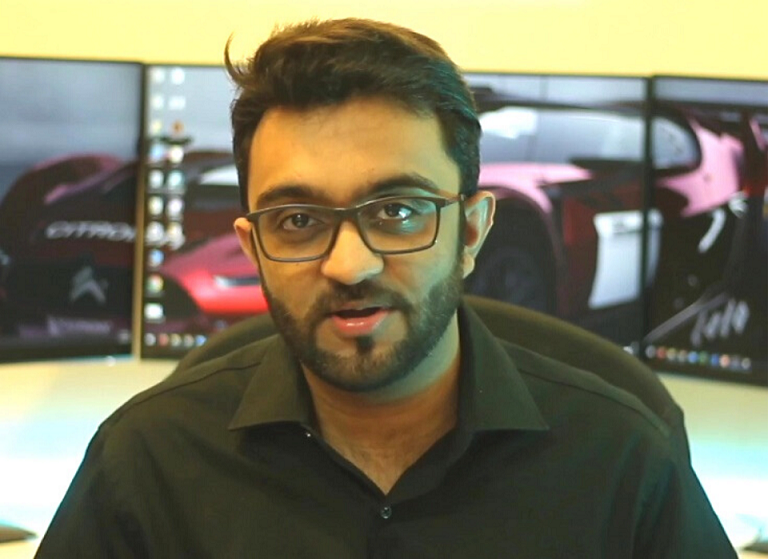
//> input picture Resources/test.png, 768 x 559 px
$ ./matchTemplate_normalize   (built with g++ and OpenCV 4)
//> lines starting //> are read from the running program, lines starting //| are printed output that depends on the picture; after the words box and inside, x2 and y2 are one past the last pixel; in counts of white or black regions, pixels touching at a corner belong together
#include<opencv2/opencv.hpp>
#include<iostream>
#include<vector>

#define WINDOW_NAME1 "原图"
#define WINDOW_NAME2 "效果"

cv::Mat g_srcImage;
cv::Mat g_templateImage;
cv::Mat g_resultImage;
int g_nMatchMethod;
int g_nMaxTrackbarNum = 5;
void on_Matching(int, void*);

int main()
{
	g_srcImage = cv::imread("Resources/test.png");
//> g_srcImage is the input picture: 559 rows x 768 cols, CV_8UC3; mean B, G, R 94.1, 117.1, 120.5
	g_templateImage = cv::imread("Resources/test_s.png");
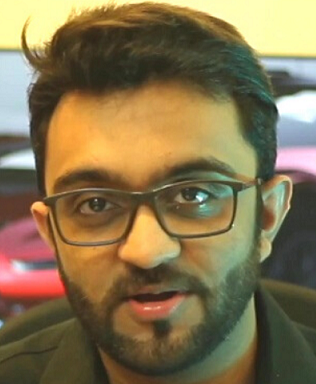
//> input picture Resources/test_s.png, 316 x 384 px
//> g_templateImage is the input picture: 384 rows x 316 cols, CV_8UC3; mean B, G, R 78.9, 114.5, 132.1

	cv::namedWindow(WINDOW_NAME1, cv::WINDOW_AUTOSIZE);
	cv::namedWindow(WINDOW_NAME2, 1);

	cv::createTrackbar("方法", WINDOW_NAME1, &g_nMatchMethod, g_nMaxTrackbarNum, on_Matching);
	on_Matching(0, 0);

	cv::waitKey(0);
	return 0;
}

void on_Matching(int, void*)
{
	cv::Mat srcImage;
	g_srcImage.copyTo(srcImage);

	int resultImage_cols = g_srcImage.cols - g_templateImage.cols + 1;
//> resultImage_cols = 453
	int resultImage_rows = g_srcImage.rows - g_templateImage.rows + 1;
//> resultImage_rows = 176
	g_resultImage.create(resultImage_cols, resultImage_rows, CV_32FC1);

	cv::matchTemplate(g_srcImage, g_templateImage, g_resultImage, g_nMatchMethod);
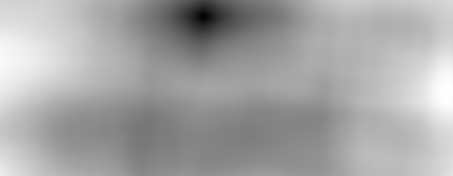
//> g_resultImage: 176 rows x 453 cols, CV_32FC1; min 5.72e-05, max 3.53e+09, mean 2.3e+09; drawn with min black and max white
	cv::normalize(g_resultImage, g_resultImage, 0, 1, cv::NORM_MINMAX, -1);

	double minValue;
	double maxValue;
	cv::Point minLocation;
	cv::Point maxLocation;
	cv::Point matchLocation;
	cv::minMaxLoc(g_resultImage, &minValue, &maxValue, &minLocation, &maxLocation, cv::Mat());
//> minValue = 0; maxValue = 1; minLocation = Point(203, 16); maxLocation = Point(446, 99)

	if (g_nMatchMethod == cv::TM_SQDIFF || g_nMatchMethod == cv::TM_SQDIFF_NORMED)
	{
		matchLocation = minLocation;
//> matchLocation = Point(203, 16)
	}
	else
	{
		matchLocation = maxLocation;
	}
	cv::rectangle(srcImage, matchLocation,
		cv::Point(matchLocation.x + g_templateImage.cols, matchLocation.y + g_templateImage.rows),
		cv::Scalar(0, 0, 255), 2, 8, 0);
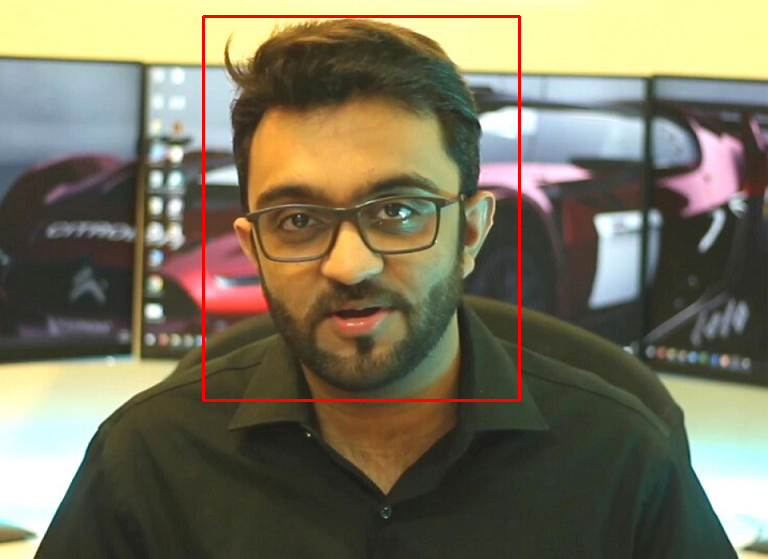
//> srcImage: 559 rows x 768 cols, CV_8UC3; 0.98% of pixels changed, all inside (x1, y1, x2, y2) = (202, 15, 521, 402)
	cv::rectangle(g_resultImage, matchLocation,
		cv::Point(matchLocation.x + g_templateImage.cols, matchLocation.y + g_templateImage.rows),
		cv::Scalar(0, 0, 255), 2, 8, 0);
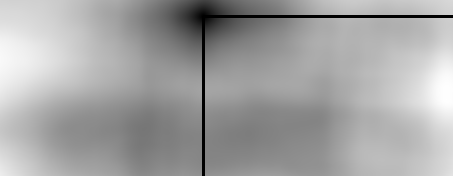
//> g_resultImage: 176 rows x 453 cols, CV_32FC1; min 0, max 1, mean 0.642
	cv::imshow(WINDOW_NAME1, srcImage);
	cv::imshow(WINDOW_NAME2, g_resultImage);
}
